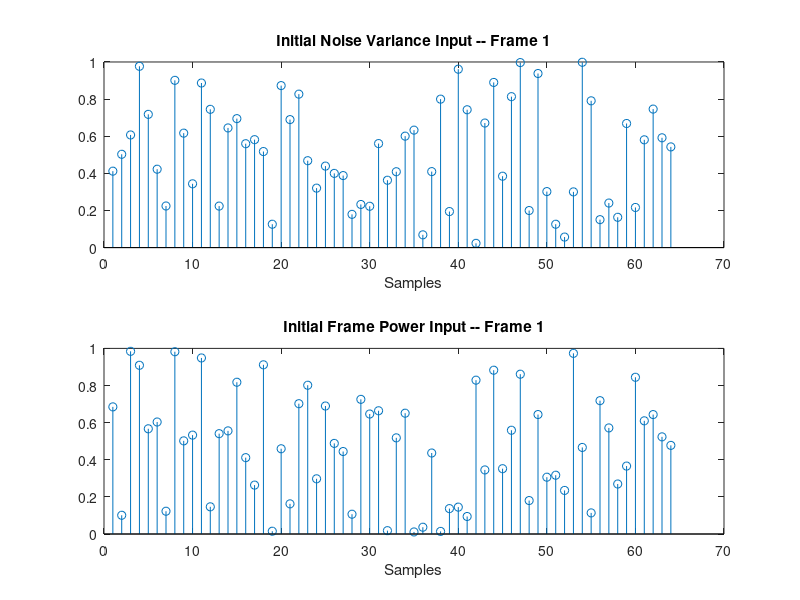

This figure's MATLAB source:
% PostSNR Simulink Model Initialization Fcn
%
%
% This function is called to declare variables and their required memory
% allocation for the Simulink Posteriori SNR Verification Model.

% Copyright 2019 Flat Earth Inc
%
% THE SOFTWARE IS PROVIDED "AS IS", WITHOUT WARRANTY OF ANY KIND, EXPRESS OR IMPLIED,
% INCLUDING BUT NOT LIMITED TO THE WARRANTIES OF MERCHANTABILITY, FITNESS FOR A PARTICULAR
% PURPOSE AND NONINFRINGEMENT. IN NO EVENT SHALL THE AUTHORS OR COPYRIGHT HOLDERS BE LIABLE
% FOR ANY CLAIM, DAMAGES OR OTHER LIABILITY, WHETHER IN AN ACTION OF CONTRACT, TORT OR OTHERWISE,
% ARISING FROM, OUT OF OR IN CONNECTION WITH THE SOFTWARE OR THE USE OR OTHER DEALINGS IN THE SOFTWARE.
%
% Justin P Williams
% Flat Earth Inc
% 985 Technology Blvd
% Bozeman, MT 59718
% support@flatearthinc.com

% Variable Declaration
FFT_size = 64;
nSamp = 6;
Fs = 48000;
Ts = 1/Fs;

t = 0 : Ts : (nSamp - 1)*Ts;
t = t';

noiseVariance = rand([6, FFT_size]);
framePower    = rand([6, FFT_size]);
noiseVarianceSim = [t, noiseVariance];
framePowerSim    = [t, framePower];
postSNRa = min(framePower./noiseVariance,40);

figure(1);
subplot(211);
stem(noiseVariance(1,:)); xlabel('Samples'); title('Initial Noise Variance Input -- Frame 1');
subplot(212);
stem(framePower(1,:));    xlabel('Samples'); title('Initial Frame Power Input -- Frame 1');
print('postSNR_Inputs', '-djpeg');
% THERE IS NO BLOCK DELAY FOR POSTSNR REEE







